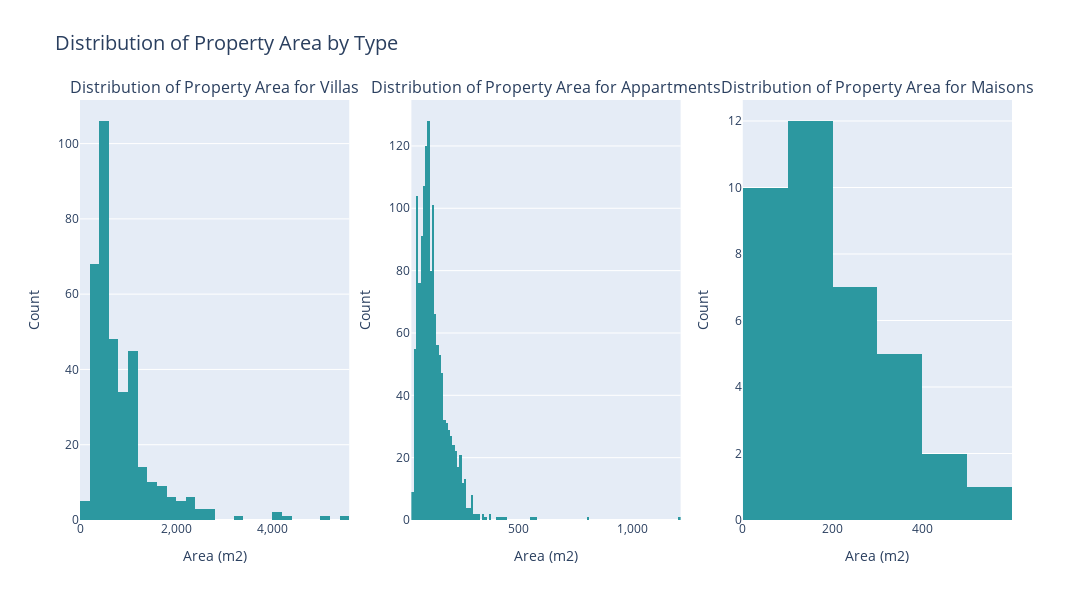

This figure's notebook cell:
### Code cell
# Define your color palette
cust_pal = px.colors.sequential.Tealgrn

# Create subplots: 1 row, 3 columns
fig = make_subplots(rows=1, cols=3, subplot_titles=("Distribution of Property Area for Villas", "Distribution of Property Area for Appartments", "Distribution of Property Area for Maisons"))

# Villas plot
fig.add_trace(
    go.Histogram(
        x=df[df['Type'] == 'Villas']['Area'],
        marker_color=cust_pal[5],
        name='Villas'
    ),
    row=1, col=1
)

# Appartements plot
fig.add_trace(
    go.Histogram(
        x=df[df['Type'] == 'Appartements']['Area'],
        marker_color=cust_pal[5],
        name='Appartements'
    ),
    row=1, col=2
)

# Maisons plot
fig.add_trace(
    go.Histogram(
        x=df[df['Type'] == 'Maisons']['Area'],
        marker_color=cust_pal[5],
        name='Maisons'
    ),
    row=1, col=3
)

# Update layout
fig.update_layout(
    title_text="Distribution of Property Area by Type",
    title_font_size=20,
    showlegend=False,
    xaxis1_title='Area (m2)',
    xaxis2_title='Area (m2)',
    xaxis3_title='Area (m2)',
    yaxis1_title='Count',
    yaxis2_title='Count',
    yaxis3_title='Count',
    xaxis1_tickformat=',',
    xaxis2_tickformat=',',
    xaxis3_tickformat=',',
    height=600,
    width=1200
)

fig.show()

### Figure 1 — Plotly figure (JSON) as saved in the notebook; plotly's stock layout.template omitted (floating-point values rounded to 4 significant figures; data arrays with more than 128 entries replaced by an {"elided": "..."} marker saying what was removed)
{"data": [{"marker": {"color": "rgb(44, 152, 160)"}, "name": "Villas", "type": "histogram", "x": {"elided": "368 int values"}, "xaxis": "x", "yaxis": "y"}, {"marker": {"color": "rgb(44, 152, 160)"}, "name": "Appartements", "type": "histogram", "x": {"elided": "1358 int values"}, "xaxis": "x2", "yaxis": "y2"}, {"marker": {"color": "rgb(44, 152, 160)"}, "name": "Maisons", "type": "histogram", "x": [100, 510, 250, 120, 85, 120, 350, 281, 85, 96, 441, 345, 137, 100, 400, 168, 48, 220, 200, 77, 116, 303, 65, 240, 288, 158, 80, 81, 119, 303, 100, 84, 320, 83, 210, 100, 110], "xaxis": "x3", "yaxis": "y3"}], "layout": {"annotations": [{"font": {"size": 16}, "showarrow": false, "text": "Distribution of Property Area for Villas", "x": 0.1444, "xanchor": "center", "xref": "paper", "y": 1, "yanchor": "bottom", "yref": "paper"}, {"font": {"size": 16}, "showarrow": false, "text": "Distribution of Property Area for Appartments", "x": 0.5, "xanchor": "center", "xref": "paper", "y": 1, "yanchor": "bottom", "yref": "paper"}, {"font": {"size": 16}, "showarrow": false, "text": "Distribution of Property Area for Maisons", "x": 0.8556, "xanchor": "center", "xref": "paper", "y": 1, "yanchor": "bottom", "yref": "paper"}], "height": 600, "showlegend": false, "title": {"font": {"size": 20}, "text": "Distribution of Property Area by Type"}, "width": 1200, "xaxis": {"anchor": "y", "domain": [0, 0.2889], "tickformat": ",", "title": {"text": "Area (m2)"}}, "xaxis2": {"anchor": "y2", "domain": [0.3556, 0.6444], "tickformat": ",", "title": {"text": "Area (m2)"}}, "xaxis3": {"anchor": "y3", "domain": [0.7111, 1], "tickformat": ",", "title": {"text": "Area (m2)"}}, "yaxis": {"anchor": "x", "domain": [0, 1], "title": {"text": "Count"}}, "yaxis2": {"anchor": "x2", "domain": [0, 1], "title": {"text": "Count"}}, "yaxis3": {"anchor": "x3", "domain": [0, 1], "title": {"text": "Count"}}}}
